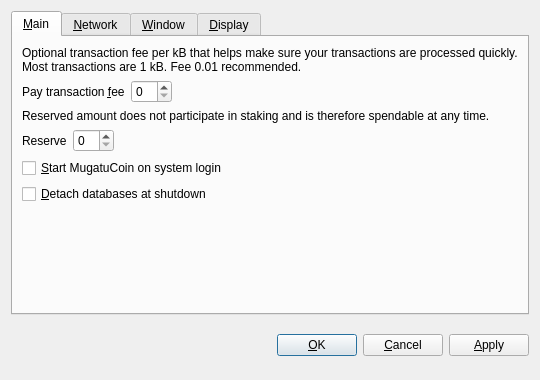
<?xml version="1.0" encoding="UTF-8"?>
<ui version="4.0">
 <class>OptionsDialog</class>
 <widget class="QDialog" name="OptionsDialog">
  <property name="geometry">
   <rect>
    <x>0</x>
    <y>0</y>
    <width>540</width>
    <height>380</height>
   </rect>
  </property>
  <property name="windowTitle">
   <string>Options</string>
  </property>
  <property name="modal">
   <bool>true</bool>
  </property>
  <layout class="QVBoxLayout" name="verticalLayout">
   <item>
    <widget class="QTabWidget" name="tabWidget">
     <property name="tabPosition">
      <enum>QTabWidget::North</enum>
     </property>
     <property name="currentIndex">
      <number>0</number>
     </property>
     <widget class="QWidget" name="tabMain">
      <attribute name="title">
       <string>&amp;Main</string>
      </attribute>
      <layout class="QVBoxLayout" name="verticalLayout_Main">
       <item>
        <widget class="QLabel" name="transactionFeeInfoLabel">
         <property name="text">
          <string>Optional transaction fee per kB that helps make sure your transactions are processed quickly. Most transactions are 1 kB. Fee 0.01 recommended.</string>
         </property>
         <property name="textFormat">
          <enum>Qt::PlainText</enum>
         </property>
         <property name="wordWrap">
          <bool>true</bool>
         </property>
        </widget>
       </item>
       <item>
        <layout class="QHBoxLayout" name="horizontalLayoutFee">
         <item>
          <widget class="QLabel" name="transactionFeeLabel">
           <property name="text">
            <string>Pay transaction &amp;fee</string>
           </property>
           <property name="textFormat">
            <enum>Qt::PlainText</enum>
           </property>
           <property name="buddy">
            <cstring>transactionFee</cstring>
           </property>
          </widget>
         </item>
         <item>
          <widget class="BitcoinAmountField" name="transactionFee"/>
         </item>
         <item>
          <spacer name="horizontalSpacerFee">
           <property name="orientation">
            <enum>Qt::Horizontal</enum>
           </property>
           <property name="sizeHint" stdset="0">
            <size>
             <width>40</width>
             <height>20</height>
            </size>
           </property>
          </spacer>
         </item>
        </layout>
       </item>
       <item>
        <widget class="QLabel" name="reserveBalanceInfoLabel">
         <property name="text">
          <string>Reserved amount does not participate in staking and is therefore spendable at any time.</string>
         </property>
         <property name="textFormat">
          <enum>Qt::PlainText</enum>
         </property>
         <property name="wordWrap">
          <bool>true</bool>
         </property>
        </widget>
       </item>
       <item>
        <layout class="QHBoxLayout" name="horizontalLayoutReserveBalance">
         <item>
          <widget class="QLabel" name="reserveBalanceLabel">
           <property name="text">
            <string>Reserve</string>
           </property>
           <property name="textFormat">
            <enum>Qt::PlainText</enum>
           </property>
           <property name="buddy">
            <cstring>reserveBalance</cstring>
           </property>
          </widget>
         </item>
         <item>
          <widget class="BitcoinAmountField" name="reserveBalance"/>
         </item>
         <item>
          <spacer name="horizontalSpacerReserveBalance">
           <property name="orientation">
            <enum>Qt::Horizontal</enum>
           </property>
           <property name="sizeHint" stdset="0">
            <size>
             <width>40</width>
             <height>20</height>
            </size>
           </property>
          </spacer>
         </item>
        </layout>
       </item>
       <item>
        <widget class="QCheckBox" name="bitcoinAtStartup">
         <property name="toolTip">
          <string>Automatically start MugatuCoin after logging in to the system.</string>
         </property>
         <property name="text">
          <string>&amp;Start MugatuCoin on system login</string>
         </property>
        </widget>
       </item>
       <item>
        <widget class="QCheckBox" name="detachDatabases">
         <property name="toolTip">
          <string>Detach block and address databases at shutdown. This means they can be moved to another data directory, but it slows down shutdown. The wallet is always detached.</string>
         </property>
         <property name="text">
          <string>&amp;Detach databases at shutdown</string>
         </property>
        </widget>
       </item>
       <item>
        <spacer name="verticalSpacer_Main">
         <property name="orientation">
          <enum>Qt::Vertical</enum>
         </property>
         <property name="sizeHint" stdset="0">
          <size>
           <width>20</width>
           <height>40</height>
          </size>
         </property>
        </spacer>
       </item>
      </layout>
     </widget>
     <widget class="QWidget" name="tabNetwork">
      <attribute name="title">
       <string>&amp;Network</string>
      </attribute>
      <layout class="QVBoxLayout" name="verticalLayout_Network">
       <item>
        <widget class="QCheckBox" name="mapPortUpnp">
         <property name="toolTip">
          <string>Automatically open the MugatuCoin client port on the router. This only works when your router supports UPnP and it is enabled.</string>
         </property>
         <property name="text">
          <string>Map port using &amp;UPnP</string>
         </property>
        </widget>
       </item>
       <item>
        <widget class="QCheckBox" name="connectSocks">
         <property name="toolTip">
          <string>Connect to the MugatuCoin network through a SOCKS proxy (e.g. when connecting through Tor).</string>
         </property>
         <property name="text">
          <string>&amp;Connect through SOCKS proxy:</string>
         </property>
        </widget>
       </item>
       <item>
        <layout class="QHBoxLayout" name="horizontalLayout_Network">
         <item>
          <widget class="QLabel" name="proxyIpLabel">
           <property name="text">
            <string>Proxy &amp;IP:</string>
           </property>
           <property name="textFormat">
            <enum>Qt::PlainText</enum>
           </property>
           <property name="buddy">
            <cstring>proxyIp</cstring>
           </property>
          </widget>
         </item>
         <item>
          <widget class="QValidatedLineEdit" name="proxyIp">
           <property name="maximumSize">
            <size>
             <width>140</width>
             <height>16777215</height>
            </size>
           </property>
           <property name="toolTip">
            <string>IP address of the proxy (e.g. 127.0.0.1)</string>
           </property>
          </widget>
         </item>
         <item>
          <widget class="QLabel" name="proxyPortLabel">
           <property name="text">
            <string>&amp;Port:</string>
           </property>
           <property name="textFormat">
            <enum>Qt::PlainText</enum>
           </property>
           <property name="buddy">
            <cstring>proxyPort</cstring>
           </property>
          </widget>
         </item>
         <item>
          <widget class="QLineEdit" name="proxyPort">
           <property name="maximumSize">
            <size>
             <width>55</width>
             <height>16777215</height>
            </size>
           </property>
           <property name="toolTip">
            <string>Port of the proxy (e.g. 9050)</string>
           </property>
          </widget>
         </item>
         <item>
          <widget class="QLabel" name="socksVersionLabel">
           <property name="text">
            <string>SOCKS &amp;Version:</string>
           </property>
           <property name="textFormat">
            <enum>Qt::PlainText</enum>
           </property>
           <property name="buddy">
            <cstring>socksVersion</cstring>
           </property>
          </widget>
         </item>
         <item>
          <widget class="QValueComboBox" name="socksVersion">
           <property name="toolTip">
            <string>SOCKS version of the proxy (e.g. 5)</string>
           </property>
          </widget>
         </item>
         <item>
          <spacer name="horizontalSpacer_Network">
           <property name="orientation">
            <enum>Qt::Horizontal</enum>
           </property>
           <property name="sizeHint" stdset="0">
            <size>
             <width>40</width>
             <height>20</height>
            </size>
           </property>
          </spacer>
         </item>
        </layout>
       </item>
       <item>
        <spacer name="verticalSpacer_Network">
         <property name="orientation">
          <enum>Qt::Vertical</enum>
         </property>
         <property name="sizeHint" stdset="0">
          <size>
           <width>20</width>
           <height>40</height>
          </size>
         </property>
        </spacer>
       </item>
      </layout>
     </widget>
     <widget class="QWidget" name="tabWindow">
      <attribute name="title">
       <string>&amp;Window</string>
      </attribute>
      <layout class="QVBoxLayout" name="verticalLayout_Window">
       <item>
        <widget class="QCheckBox" name="minimizeToTray">
         <property name="toolTip">
          <string>Show only a tray icon after minimizing the window.</string>
         </property>
         <property name="text">
          <string>&amp;Minimize to the tray instead of the taskbar</string>
         </property>
        </widget>
       </item>
       <item>
        <widget class="QCheckBox" name="minimizeOnClose">
         <property name="toolTip">
          <string>Minimize instead of exit the application when the window is closed. When this option is enabled, the application will be closed only after selecting Quit in the menu.</string>
         </property>
         <property name="text">
          <string>M&amp;inimize on close</string>
         </property>
        </widget>
       </item>
       <item>
        <spacer name="verticalSpacer_Window">
         <property name="orientation">
          <enum>Qt::Vertical</enum>
         </property>
         <property name="sizeHint" stdset="0">
          <size>
           <width>20</width>
           <height>40</height>
          </size>
         </property>
        </spacer>
       </item>
      </layout>
     </widget>
     <widget class="QWidget" name="tabDisplay">
      <attribute name="title">
       <string>&amp;Display</string>
      </attribute>
      <layout class="QVBoxLayout" name="verticalLayout_Display">
       <item>
        <layout class="QHBoxLayout" name="horizontalLayout_1_Display">
         <item>
          <widget class="QLabel" name="langLabel">
           <property name="text">
            <string>User Interface &amp;language:</string>
           </property>
           <property name="textFormat">
            <enum>Qt::PlainText</enum>
           </property>
           <property name="buddy">
            <cstring>lang</cstring>
           </property>
          </widget>
         </item>
         <item>
          <widget class="QValueComboBox" name="lang">
           <property name="toolTip">
            <string>The user interface language can be set here. This setting will take effect after restarting MugatuCoin.</string>
           </property>
          </widget>
         </item>
        </layout>
       </item>
       <item>
        <layout class="QHBoxLayout" name="horizontalLayout_2_Display">
         <item>
          <widget class="QLabel" name="unitLabel">
           <property name="text">
            <string>&amp;Unit to show amounts in:</string>
           </property>
           <property name="textFormat">
            <enum>Qt::PlainText</enum>
           </property>
           <property name="buddy">
            <cstring>unit</cstring>
           </property>
          </widget>
         </item>
         <item>
          <widget class="QValueComboBox" name="unit">
           <property name="toolTip">
            <string>Choose the default subdivision unit to show in the interface and when sending coins.</string>
           </property>
          </widget>
         </item>
        </layout>
       </item>
       <item>
        <widget class="QCheckBox" name="displayAddresses">
         <property name="toolTip">
          <string>Whether to show MugatuCoin addresses in the transaction list or not.</string>
         </property>
         <property name="text">
          <string>&amp;Display addresses in transaction list</string>
         </property>
        </widget>
       </item>
       <item>
        <widget class="QCheckBox" name="coinControlFeatures">
         <property name="toolTip">
          <string>Whether to show coin control features or not.</string>
         </property>
         <property name="text">
          <string>Display coin &amp;control features (experts only!)</string>
         </property>
        </widget>
       </item>
       <item>
        <spacer name="verticalSpacer_Display">
         <property name="orientation">
          <enum>Qt::Vertical</enum>
         </property>
         <property name="sizeHint" stdset="0">
          <size>
           <width>20</width>
           <height>40</height>
          </size>
         </property>
        </spacer>
       </item>
      </layout>
     </widget>
    </widget>
   </item>
   <item>
    <layout class="QHBoxLayout" name="horizontalLayout_Buttons">
     <item>
      <spacer name="horizontalSpacer_1">
       <property name="orientation">
        <enum>Qt::Horizontal</enum>
       </property>
       <property name="sizeHint" stdset="0">
        <size>
         <width>40</width>
         <height>48</height>
        </size>
       </property>
      </spacer>
     </item>
     <item>
      <widget class="QLabel" name="statusLabel">
       <property name="font">
        <font>
         <weight>75</weight>
         <bold>true</bold>
        </font>
       </property>
       <property name="text">
        <string/>
       </property>
       <property name="textFormat">
        <enum>Qt::PlainText</enum>
       </property>
       <property name="wordWrap">
        <bool>true</bool>
       </property>
      </widget>
     </item>
     <item>
      <spacer name="horizontalSpacer_2">
       <property name="orientation">
        <enum>Qt::Horizontal</enum>
       </property>
       <property name="sizeHint" stdset="0">
        <size>
         <width>40</width>
         <height>48</height>
        </size>
       </property>
      </spacer>
     </item>
     <item>
      <widget class="QPushButton" name="okButton">
       <property name="text">
        <string>&amp;OK</string>
       </property>
      </widget>
     </item>
     <item>
      <widget class="QPushButton" name="cancelButton">
       <property name="text">
        <string>&amp;Cancel</string>
       </property>
       <property name="autoDefault">
        <bool>false</bool>
       </property>
      </widget>
     </item>
     <item>
      <widget class="QPushButton" name="applyButton">
       <property name="text">
        <string>&amp;Apply</string>
       </property>
       <property name="autoDefault">
        <bool>false</bool>
       </property>
      </widget>
     </item>
    </layout>
   </item>
  </layout>
 </widget>
 <customwidgets>
  <customwidget>
   <class>BitcoinAmountField</class>
   <extends>QSpinBox</extends>
   <header>bitcoinamountfield.h</header>
  </customwidget>
  <customwidget>
   <class>QValueComboBox</class>
   <extends>QComboBox</extends>
   <header>qvaluecombobox.h</header>
  </customwidget>
  <customwidget>
   <class>QValidatedLineEdit</class>
   <extends>QLineEdit</extends>
   <header>qvalidatedlineedit.h</header>
  </customwidget>
 </customwidgets>
 <resources/>
 <connections/>
</ui>
